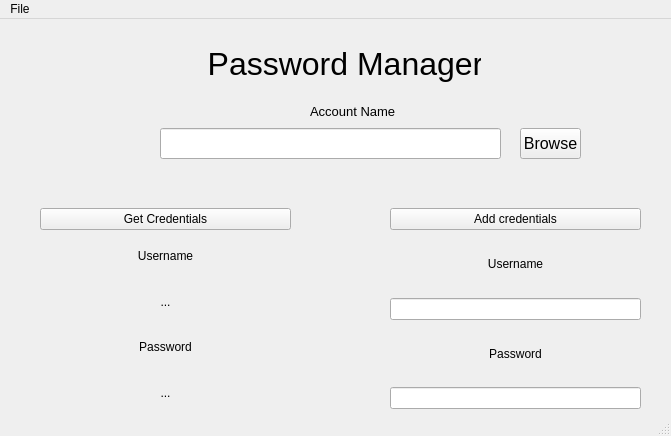
<?xml version="1.0" encoding="UTF-8"?>
<ui version="4.0">
 <class>MainWindow</class>
 <widget class="QMainWindow" name="MainWindow">
  <property name="geometry">
   <rect>
    <x>0</x>
    <y>0</y>
    <width>671</width>
    <height>436</height>
   </rect>
  </property>
  <property name="windowTitle">
   <string>Password Manager</string>
  </property>
  <widget class="QWidget" name="centralwidget">
   <widget class="QStackedWidget" name="stackedWidget">
    <property name="geometry">
     <rect>
      <x>10</x>
      <y>9</y>
      <width>661</width>
      <height>391</height>
     </rect>
    </property>
    <property name="currentIndex">
     <number>1</number>
    </property>
    <widget class="QWidget" name="Auth">
     <widget class="QPushButton" name="newAccountButton">
      <property name="geometry">
       <rect>
        <x>280</x>
        <y>300</y>
        <width>120</width>
        <height>41</height>
       </rect>
      </property>
      <property name="font">
       <font>
        <pointsize>12</pointsize>
       </font>
      </property>
      <property name="text">
       <string>Create Account</string>
      </property>
     </widget>
     <widget class="QLabel" name="titleLabel">
      <property name="geometry">
       <rect>
        <x>189</x>
        <y>20</y>
        <width>271</width>
        <height>51</height>
       </rect>
      </property>
      <property name="font">
       <font>
        <pointsize>24</pointsize>
       </font>
      </property>
      <property name="text">
       <string>Password Manager</string>
      </property>
      <property name="alignment">
       <set>Qt::AlignCenter</set>
      </property>
     </widget>
     <widget class="QPushButton" name="loginButton">
      <property name="geometry">
       <rect>
        <x>230</x>
        <y>220</y>
        <width>221</width>
        <height>61</height>
       </rect>
      </property>
      <property name="text">
       <string>Login</string>
      </property>
     </widget>
     <widget class="QLineEdit" name="lineEdit">
      <property name="geometry">
       <rect>
        <x>290</x>
        <y>120</y>
        <width>191</width>
        <height>30</height>
       </rect>
      </property>
     </widget>
     <widget class="QLineEdit" name="lineEdit_2">
      <property name="geometry">
       <rect>
        <x>290</x>
        <y>160</y>
        <width>191</width>
        <height>30</height>
       </rect>
      </property>
     </widget>
     <widget class="QLabel" name="label">
      <property name="geometry">
       <rect>
        <x>180</x>
        <y>120</y>
        <width>101</width>
        <height>26</height>
       </rect>
      </property>
      <property name="font">
       <font>
        <pointsize>14</pointsize>
       </font>
      </property>
      <property name="text">
       <string>Username</string>
      </property>
     </widget>
     <widget class="QLabel" name="label_2">
      <property name="geometry">
       <rect>
        <x>180</x>
        <y>160</y>
        <width>111</width>
        <height>26</height>
       </rect>
      </property>
      <property name="font">
       <font>
        <pointsize>14</pointsize>
       </font>
      </property>
      <property name="text">
       <string>Password</string>
      </property>
     </widget>
    </widget>
    <widget class="QWidget" name="Home">
     <widget class="QLineEdit" name="accountInput">
      <property name="geometry">
       <rect>
        <x>150</x>
        <y>100</y>
        <width>341</width>
        <height>31</height>
       </rect>
      </property>
     </widget>
     <widget class="QPushButton" name="browseButton">
      <property name="geometry">
       <rect>
        <x>510</x>
        <y>100</y>
        <width>61</width>
        <height>31</height>
       </rect>
      </property>
      <property name="font">
       <font>
        <pointsize>12</pointsize>
       </font>
      </property>
      <property name="text">
       <string>Browse</string>
      </property>
     </widget>
     <widget class="QLabel" name="accountNameTitle">
      <property name="geometry">
       <rect>
        <x>200</x>
        <y>10</y>
        <width>271</width>
        <height>51</height>
       </rect>
      </property>
      <property name="font">
       <font>
        <pointsize>24</pointsize>
       </font>
      </property>
      <property name="text">
       <string>Password Manager</string>
      </property>
      <property name="alignment">
       <set>Qt::AlignCenter</set>
      </property>
     </widget>
     <widget class="QWidget" name="verticalLayoutWidget">
      <property name="geometry">
       <rect>
        <x>30</x>
        <y>180</y>
        <width>251</width>
        <height>204</height>
       </rect>
      </property>
      <layout class="QVBoxLayout" name="verticalLayout">
       <item>
        <widget class="QPushButton" name="getCredentialsButton">
         <property name="text">
          <string>Get Credentials</string>
         </property>
        </widget>
       </item>
       <item>
        <widget class="QLabel" name="label_7">
         <property name="text">
          <string>Username</string>
         </property>
         <property name="alignment">
          <set>Qt::AlignCenter</set>
         </property>
        </widget>
       </item>
       <item>
        <widget class="QLabel" name="getUsernameLabel">
         <property name="text">
          <string>...</string>
         </property>
         <property name="alignment">
          <set>Qt::AlignCenter</set>
         </property>
        </widget>
       </item>
       <item>
        <widget class="QLabel" name="label_8">
         <property name="text">
          <string>Password</string>
         </property>
         <property name="alignment">
          <set>Qt::AlignCenter</set>
         </property>
        </widget>
       </item>
       <item>
        <widget class="QLabel" name="getPasswordLabel">
         <property name="text">
          <string>...</string>
         </property>
         <property name="alignment">
          <set>Qt::AlignCenter</set>
         </property>
        </widget>
       </item>
      </layout>
     </widget>
     <widget class="QWidget" name="verticalLayoutWidget_3">
      <property name="geometry">
       <rect>
        <x>380</x>
        <y>180</y>
        <width>251</width>
        <height>201</height>
       </rect>
      </property>
      <layout class="QVBoxLayout" name="verticalLayout_3" stretch="0,0,0,0,0">
       <property name="spacing">
        <number>6</number>
       </property>
       <item>
        <widget class="QPushButton" name="addCredentialsButton">
         <property name="text">
          <string>Add credentials</string>
         </property>
        </widget>
       </item>
       <item>
        <widget class="QLabel" name="label_5">
         <property name="text">
          <string>Username</string>
         </property>
         <property name="alignment">
          <set>Qt::AlignCenter</set>
         </property>
        </widget>
       </item>
       <item>
        <widget class="QLineEdit" name="addUsernameInput"/>
       </item>
       <item>
        <widget class="QLabel" name="label_6">
         <property name="text">
          <string>Password</string>
         </property>
         <property name="alignment">
          <set>Qt::AlignCenter</set>
         </property>
        </widget>
       </item>
       <item>
        <widget class="QLineEdit" name="addPasswordInput"/>
       </item>
      </layout>
     </widget>
     <widget class="QLabel" name="label_9">
      <property name="geometry">
       <rect>
        <x>300</x>
        <y>70</y>
        <width>91</width>
        <height>26</height>
       </rect>
      </property>
      <property name="font">
       <font>
        <pointsize>10</pointsize>
       </font>
      </property>
      <property name="text">
       <string>Account Name</string>
      </property>
     </widget>
    </widget>
   </widget>
  </widget>
  <widget class="QMenuBar" name="menubar">
   <property name="geometry">
    <rect>
     <x>0</x>
     <y>0</y>
     <width>671</width>
     <height>22</height>
    </rect>
   </property>
   <widget class="QMenu" name="menuFile">
    <property name="title">
     <string>File</string>
    </property>
   </widget>
   <addaction name="menuFile"/>
  </widget>
  <widget class="QStatusBar" name="statusbar"/>
 </widget>
 <resources/>
 <connections/>
</ui>
